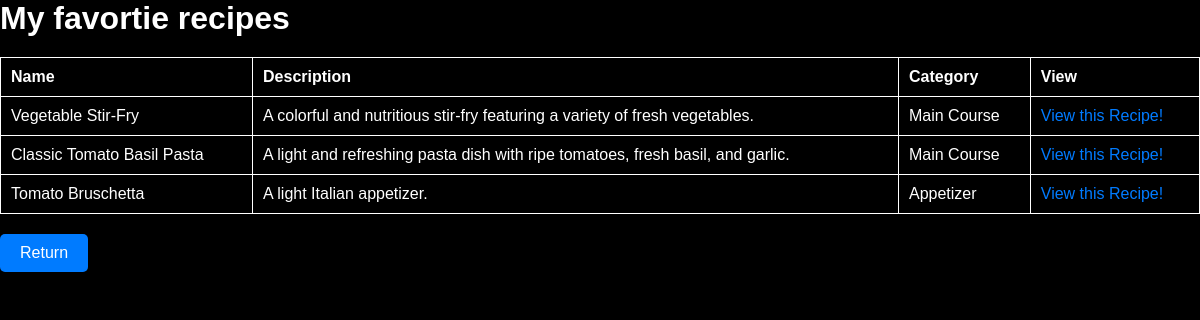
Screenshot of /view_favorites.php (signed in) with the database file from the repository.
### tables this page shows
CREATE TABLE recipes (
    recipe_id INT AUTO_INCREMENT PRIMARY KEY,
    name VARCHAR(100),
    description TEXT,
    category VARCHAR(20),
    cuisine VARCHAR(20),
    ingredients TEXT,
    instructions TEXT,
    prep_time INT,
    cook_time INT,
    total_time INT,
    servings INT,
    creator_id INT,
    FOREIGN KEY (creator_id) REFERENCES users(user_id)
);

### www/view_favorites.php (the view, shortened to what this page needs)
<?php
if ($_SESSION['darkmode']) {
    $style = "css/view_list(dark).css";
    } else {
    $style = "css/view_list.css";
    }
?>
<!DOCTYPE html>
<html lang="en">
<head>
    <link rel="stylesheet" href="<?php echo $style; ?>">
</head>
<body>
    <?php
    $server = "db";
    $user = "admin";
    $pw = "pwd";
    $db = "rc";
    $connect = mysqli_connect($server, $user, $pw, $db) or die('Could not connect to the database server' . mysqli_connect_error());
    $owner_id = $_SESSION["user_id"];
    $recipe_name = "";
    $description = "";
    $category = "";
    $query = "SELECT recipes.recipe_id, recipes.name, recipes.description, recipes.category FROM recipes JOIN favorites_recipes ON recipes.recipe_id = favorites_recipes.recipe_id JOIN favorites on favorites.favorite_id = favorites_recipes.favorite_id WHERE favorites.owner_id = ?";
    $stmt = mysqli_prepare($connect, $query);
    mysqli_stmt_bind_param($stmt, "i", $owner_id);
    $stmt->execute();
    $stmt->bind_result($recipe_id, $recipe_name, $description, $category);
    if ($stmt->fetch()) {
        print("<h1> My favortie recipes</h1>");
        print("<table border=1>");
        print("<tr> <th>Name</th> <th>Description</th> <th>Category</th> <th>View</th> </tr>");
        do {
            print("<tr><td>$recipe_name</td><td>$description</td><td>$category</td><td><a href=\"view_recipe.php?link=$recipe_id\">View this Recipe!</a></td></tr>");
        } while ($stmt->fetch());
        print("</table>");
    } else {
        print("<h1> You currently have no favorite recipes </h1>");
    }
    ?>
    <form>
        <p>
            <input type="submit" formaction="./dashboard.php" value="Return">
        </p>
    </form>
</body>
</html>

### www/css/view_list(dark).css (style rules this page uses)
* { margin: 0; padding: 0; box-sizing: border-box; }
body { font-family: Arial, sans-serif; background-color: #000; color: #fff; }
h1 { color: #fff; margin-bottom: 20px; }
table { width: 100%; border-collapse: collapse; color: #fff; }
table, th, td { border: 1px solid #fff; }
th, td { padding: 10px; text-align: left; }
th { background-color: #000; }
a { color: #007bff; text-decoration: none; }
form { margin-top: 20px; }
input[type="submit"] { background-color: #007bff; color: #fff; border: none; padding: 10px 20px; border-radius: 5px; cursor: pointer; font-size: 16px; margin-right: 10px; }

### rows the page displays
recipes: name "Vegetable Stir-Fry", description "A colorful and nutritious stir-fry featuring a variety of fresh vegetables.", category "Main Course"
recipes: name "Classic Tomato Basil Pasta", description "A light and refreshing pasta dish with ripe tomatoes, fresh basil, and garlic.", category "Main Course"
recipes: name "Tomato Bruschetta", description "A light Italian appetizer.", category "Appetizer"
